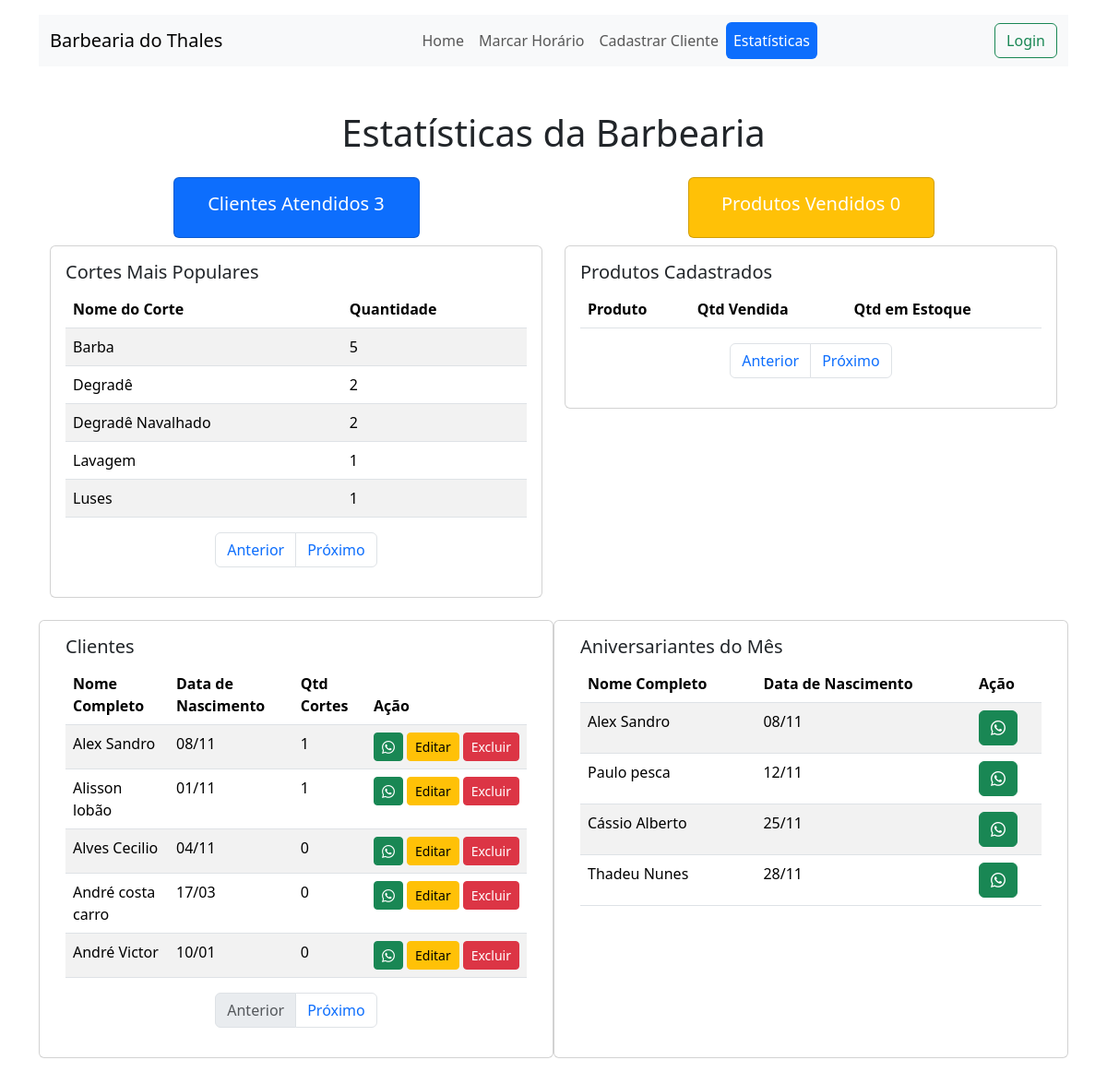
/estatisticas/, run on the app's committed database.
### controle/models.py (models this page shows, shortened)
class TipoCorte(models.Model):
    nome = models.CharField(max_length=100)
    preco = models.DecimalField(max_digits=6, decimal_places=2)

class Cliente(models.Model):
    nome = models.CharField(max_length=100)
    telefone = models.CharField(max_length=15)
    data_nascimento = models.DateField()

### controle/views.py (the view)
# urls.py: path('estatisticas/', views.estatisticas, name='estatisticas'),
def estatisticas(request):
    total_clientes_atendidos = Agendamento.objects.filter(pago=True).values('cliente').distinct().count()
    receita_cortes = Agendamento.objects.filter(pago=True).aggregate(Sum('tipo_corte__preco'))['tipo_corte__preco__sum'] or 0
    receita_produtos = Agendamento.objects.filter(pago=True).aggregate(Sum('produtos__preco'))['produtos__preco__sum'] or 0
    receita_total = receita_cortes + receita_produtos
    agendamentos_por_barbeiro = Barbeiro.objects.annotate(total_agendamentos=Count('agendamento')).order_by('nome')
    cortes_populares = Agendamento.objects.values('tipo_corte__nome').annotate(total=Count('tipo_corte')).order_by('tipo_corte__nome')
    clientes_fieis = Cliente.objects.annotate(total_visitas=Count('agendamento')).order_by('nome')
    total_produtos_vendidos = Produto.objects.filter(agendamento__in=Agendamento.objects.filter(pago=True)).count()
    produtos_vendidos = Agendamento.objects.filter(pago=True).values('produtos__nome').annotate(total_vendido=Count('produtos')).order_by('produtos__nome')
    produtos = Produto.objects.all().order_by('nome')
    hoje = timezone.now()
    dia_atual = hoje.day
    mes_atual = hoje.month
    aniversariantes_do_mes = Cliente.objects.filter(
        Q(data_nascimento__month=mes_atual) &
        Q(data_nascimento__day__gte=dia_atual-1)
    ).annotate(
        dia_nascimento=ExtractDay('data_nascimento'),
        mes_nascimento=ExtractMonth('data_nascimento')
    ).order_by('mes_nascimento', 'dia_nascimento')
    context = {
        'total_clientes_atendidos': total_clientes_atendidos,
        'receita_total': receita_total,
        'agendamentos_por_barbeiro': agendamentos_por_barbeiro,
        'cortes_populares': cortes_populares,
        'clientes_fieis': clientes_fieis,
        'total_produtos_vendidos': total_produtos_vendidos,
        'produtos_vendidos': produtos_vendidos,
        'produtos': produtos,
        'aniversariantes_do_mes': aniversariantes_do_mes,
    }
    return render(request, 'estatisticas.html', context)

### controle/templates/estatisticas.html (shortened to what this page needs)
{% extends "base.html" %}
{% block content %}
<div class="container mt-5">
    <h1 class="text-center mb-4">Estatísticas da Barbearia</h1>
    <div class="row d-flex justify-content-center">
        <div class="col-md-6 d-flex justify-content-center">
            <div class="card text-white bg-primary mb-2 w-50">
                <div class="card-body">
                    <h5 class="card-title d-flex p-0 justify-content-center rounded-tl-lg">Clientes Atendidos  {{ total_clientes_atendidos }}</h5>
                </div>
            </div>
        </div>
        <div class="col-md-6 d-flex justify-content-center">
            <div class="card text-white bg-warning mb-2 w-50">
                <div class="card-body">
                    <h5 class="card-title d-flex p-0 justify-content-center rounded-tl-lg rounded-tl-lg">Produtos Vendidos  {{ total_produtos_vendidos }}</h5>
                </div>
            </div>
        </div>
    </div>
    <div class="row mb-4">
        <div class="col-md-6">
            <div class="card">
                <div class="card-body">
                    <h5 class="card-title">Cortes Mais Populares</h5>
                    <div class="table-responsive">
                        <table id="cortes-table" class="table table-striped">
                            <thead>
                                <tr>
                                    <th>Nome do Corte</th>
                                    <th>Quantidade</th>
                                </tr>
                            </thead>
                            <tbody id="cortes-lista">
                                {% for corte in cortes_populares %}
                                <tr>
                                    <td>{{ corte.tipo_corte__nome }}</td>
                                    <td>{{ corte.total }}</td>
                                </tr>
                                {% endfor %}
                            </tbody>
                        </table>
                    </div>
                    <nav aria-label="Page navigation">
                        <ul class="pagination justify-content-center" id="cortes-pagination">
                            <li class="page-item"><a class="page-link" href="#" id="prev-cortes">Anterior</a></li>
                            <li class="page-item"><a class="page-link" href="#" id="next-cortes">Próximo</a></li>
                        </ul>
                    </nav>
                </div>
            </div>
        </div>
        <div class="col-md-6">
            <div class="card">
                <div class="card-body">
                    <h5 class="card-title">Produtos Cadastrados</h5>
                    <div class="table-responsive">
                        <table id="produtos-table" class="table table-striped">
                            <thead>
                                <tr>
                                    <th>Produto</th>
                                    <th>Qtd Vendida</th>
                                    <th>Qtd em Estoque</th>
                                </tr>
                            </thead>
                        </table>
                    </div>
                    <nav aria-label="Page navigation">
                        <ul class="pagination justify-content-center" id="produtos-pagination">
                            <li class="page-item"><a class="page-link" href="#" id="prev-produtos">Anterior</a></li>
                            <li class="page-item"><a class="page-link" href="#" id="next-produtos">Próximo</a></li>
                        </ul>
                    </nav>
                </div>
            </div>
        </div>
    </div>
    <div class="row mb-4">
        <div class="card mb-4 col-md-6">
            <div class="card-body">
                <h5 class="card-title">Clientes</h5>
                <div class="table-responsive">
                    <table id="clientes-table" class="table table-striped">
                        <thead>
                            <tr>
                                <th>Nome Completo</th>
                                <th>Data de Nascimento</th>
                                <th>Qtd Cortes</th>
                                <th>Ação</th>
                            </tr>
                        </thead>
                        <tbody id="clientes-lista">
                            {% for cliente in clientes_fieis %}
                            <tr>
                                <td>{{ cliente.nome }}</td>
                                <td>{{ cliente.data_nascimento|date:"d/m" }}</td>
                                <td>{{ cliente.total_visitas }}</td>
                                <td>
                                    <div class="d-flex align-items-center">
                                        <a class="btn btn-success btn-sm enviar-whatsapp"
                                           data-nome="{{ cliente.nome }}"
                                           data-telefone="{{ cliente.telefone }}"
                                           aria-label="Enviar mensagem para {{ cliente.nome }}">
                                            <i class="bi bi-whatsapp"></i>
                                        </a>
                                        <a href="{% url 'editar_cliente' cliente.id %}" class="btn btn-warning btn-sm mx-1">
                                            Editar
                                        </a>
                                        <form method="POST" action="{% url 'excluir_cliente' cliente.id %}" style="display:inline;">
                                            <button type="submit" class="btn btn-danger btn-sm" onclick="return confirm('Você tem certeza que deseja excluir este cliente?');">Excluir</button>
                                        </form>
                                    </div>
                                </td>
                            </tr>
                            {% endfor %}
                        </tbody>
                    </table>
                </div>
                <nav aria-label="Page navigation">
                    <ul class="pagination justify-content-center" id="clientes-pagination">
                        <li class="page-item"><a class="page-link" href="#" id="prev-page">Anterior</a></li>
                        <li class="page-item"><a class="page-link" href="#" id="next-page">Próximo</a></li>
                    </ul>
                </nav>
            </div>
        </div>
    <div class="card mb-4 col-md-6">
        <div class="card-body">
            <h5 class="card-title">Aniversariantes do Mês</h5>
            <div class="table-responsive">
                <table class="table table-striped">
                    <thead>
                        <tr>
                            <th>Nome Completo</th>
                            <th>Data de Nascimento</th>
                            <th>Ação</th>
                        </tr>
                    </thead>
                    <tbody>
                        {% for aniversariante in aniversariantes_do_mes %}
                        <tr>
                            <td>{{ aniversariante.nome }}</td>
                            <td>{{ aniversariante.data_nascimento|date:"d/m" }}</td>
                            <td>
                                <a class="btn btn-success enviar-whatsapp"
                                data-nome="{{ aniversariante.nome }}"
                                data-telefone="{{ aniversariante.telefone }}"
                                aria-label="Enviar mensagem para {{ aniversariante.nome }}">
                                    <i class="bi bi-whatsapp"></i>
                                </a>
                            </td>
                        </tr>
                        {% endfor %}
                    </tbody>
                </table>
            </div>
        </div>
    </div>
</div>
    </div>
</div>
{% endblock %}

### data on the page
TipoCorte: tipo_corte__nome "Barba", total "5"
TipoCorte: tipo_corte__nome "Degradê", total "2"
TipoCorte: tipo_corte__nome "Degradê Navalhado", total "2"
TipoCorte: tipo_corte__nome "Lavagem", total "1"
TipoCorte: tipo_corte__nome "Luses", total "1"
Cliente: nome "Alex Sandro", data_nascimento "08/11", total_visitas "1"
Cliente: nome "Alisson lobão", data_nascimento "01/11", total_visitas "1"
Cliente: nome "Alves Cecilio", data_nascimento "04/11", total_visitas "0"
Cliente: nome "André costa carro", data_nascimento "17/03", total_visitas "0"
Cliente: nome "André Victor", data_nascimento "10/01", total_visitas "0"
Cliente: nome "Paulo pesca", data_nascimento "12/11"
Cliente: nome "Cássio Alberto", data_nascimento "25/11"
Cliente: nome "Thadeu Nunes", data_nascimento "28/11"

### other printed values
{{ total_clientes_atendidos }} "3"
{{ total_produtos_vendidos }} "0"
